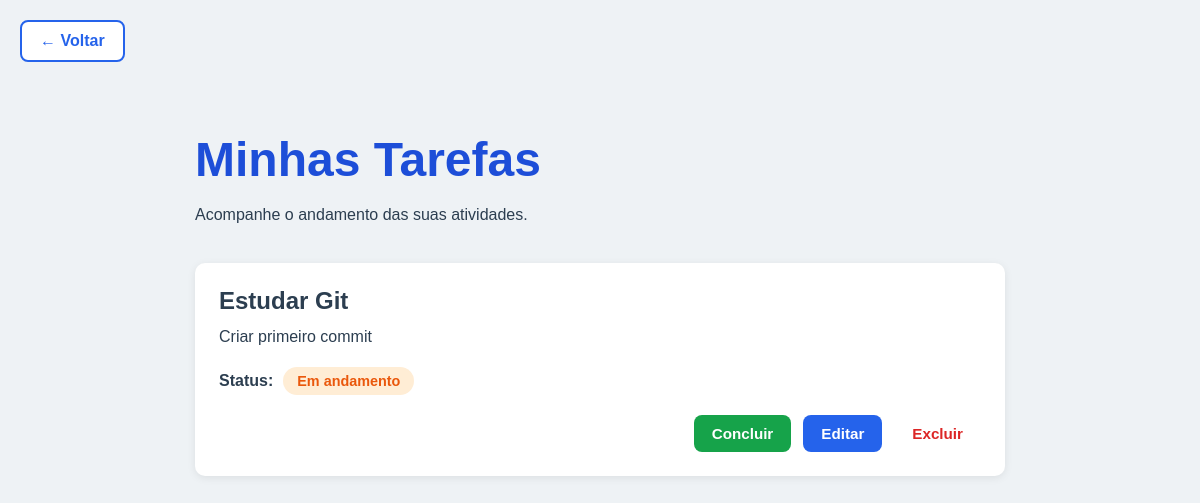
/tarefas, run on an earlier commit of the app's database.
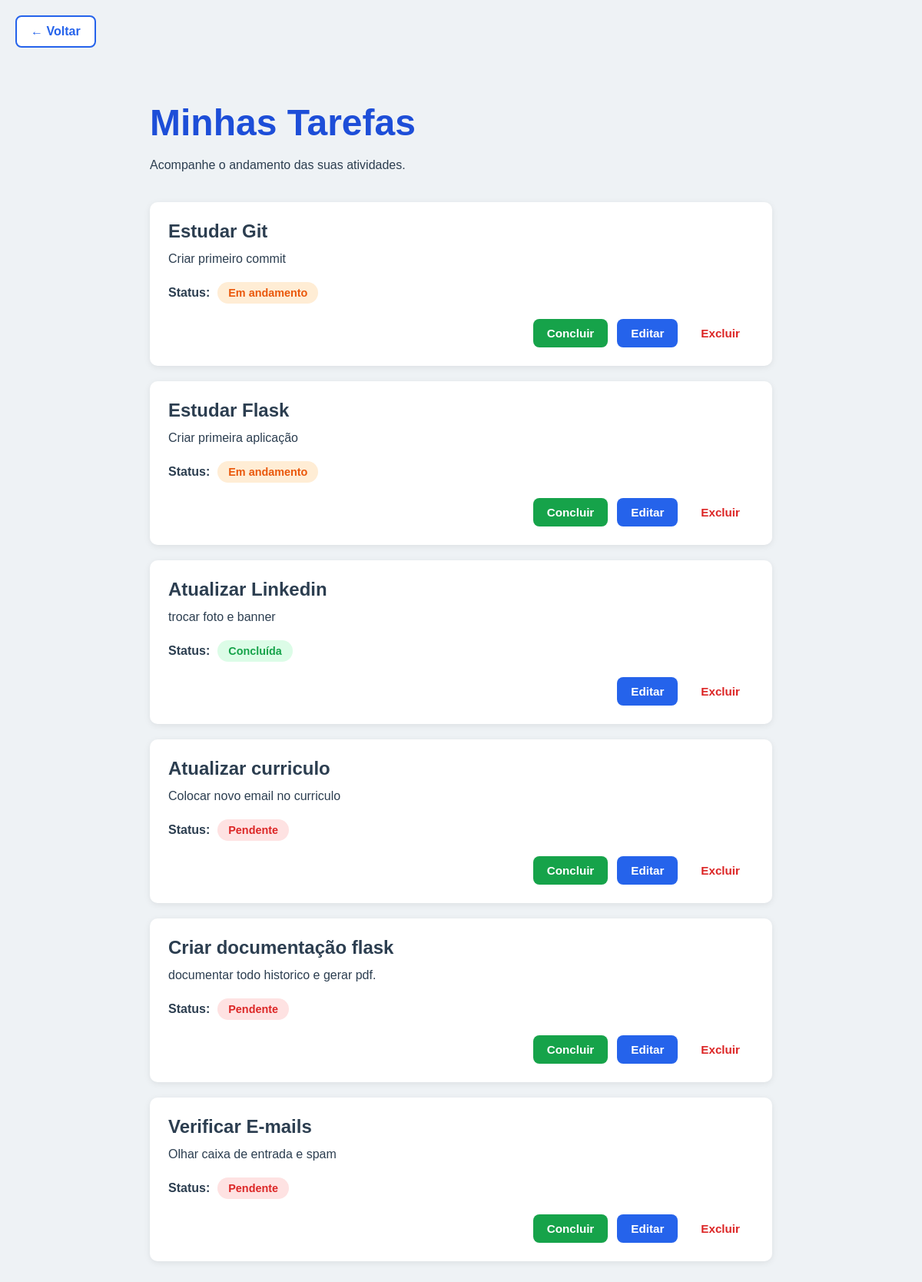
And on a later commit of the database.
### tables this page shows
CREATE TABLE tarefas (

            id INTEGER PRIMARY KEY AUTOINCREMENT,

            titulo TEXT NOT NULL,

            descricao TEXT NOT NULL,

            status TEXT NOT NULL

        );

### src/app.py (the view)
@app.route("/tarefas")
def exibir_tarefas():
    tarefas = listar_tarefas()
    return render_template(
        "tarefas.html",
        tarefas=tarefas
    )

### src/database.py (called while the page is built)
def listar_tarefas():
    conexao = sqlite3.connect(NOME_BANCO)
    conexao.row_factory = sqlite3.Row
    cursor = conexao.cursor()
    cursor.execute("SELECT * FROM tarefas")
    tarefas = cursor.fetchall()
    conexao.close()
    return tarefas

### src/templates/tarefas.html (shortened to what this page needs)
<!DOCTYPE html>
<html lang="pt-BR">
<head>
    <link rel="stylesheet" href="../static/css/style.css">
</head>
<body>
    <a href="/" class="back-link">← Voltar</a>
    <main>
        <section class="tasks-container">
            <h1>Minhas Tarefas</h1>
            <p>
                Acompanhe o andamento das suas atividades.
            </p>
            {% if tarefas %}
                {% for tarefa in tarefas %}
                    <div class="task-card">
                        <h2>{{ tarefa.titulo }}</h2>
                        <p>{{ tarefa.descricao }}</p>
                        <div class="task-status">
                            <span class="status-label">Status:</span>
                            <span class="status {{ tarefa.status }}">
                                {% if tarefa.status == "pendente" %}
                                    Pendente
                                {% elif tarefa.status == "em_andamento" %}
                                    Em andamento
                                {% elif tarefa.status == "concluida" %}
                                    Concluída
                                {% endif %}
                            </span>
                        </div>
                        <div class="task-actions">
                            {% if tarefa.status != "concluida" %}
                                <a href="{{ url_for('concluir', id=tarefa.id) }}"
                                   class="complete-button">
                                    Concluir
                                </a>
                            {% endif %}
                            <a href="{{ url_for('atualizar_tarefa', id=tarefa.id) }}"
                               class="edit-button">
                                Editar
                            </a>
                            <a href="{{ url_for('remover_tarefa', id=tarefa.id) }}"
                               class="delete-button">
                                Excluir
                            </a>
                        </div>
                    </div>
                {% endfor %}
            {% else %}
                <p class="empty-message">
                    Nenhuma tarefa cadastrada.
                </p>
            {% endif %}
        </section>
    </main>
</body>
</html>

What changed in the data, as far as the page shows it:
added tarefas: titulo "Estudar Flask", descricao "Criar primeira aplicação", status "Em andamento"
added tarefas: titulo "Atualizar Linkedin", descricao "trocar foto e banner", status "Concluída"
added tarefas: titulo "Atualizar curriculo", descricao "Colocar novo email no curriculo", status "Pendente"
added tarefas: titulo "Criar documentação flask", descricao "documentar todo historico e gerar pdf.", status "Pendente"
added tarefas: titulo "Verificar E-mails", descricao "Olhar caixa de entrada e spam", status "Pendente"
